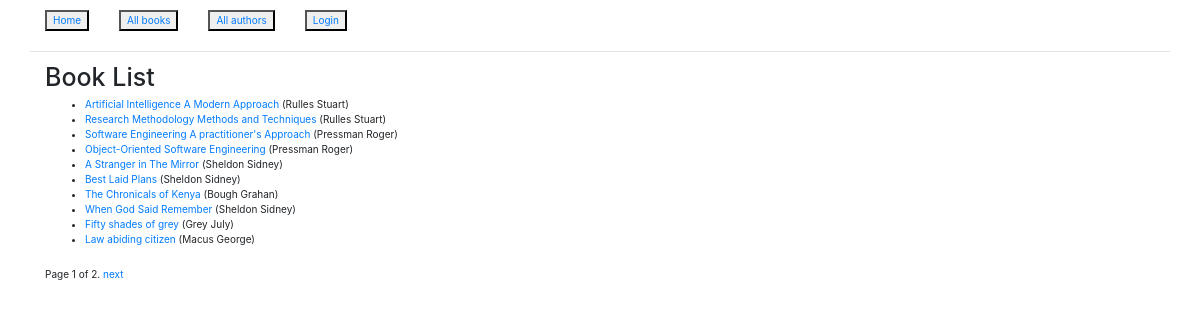
/catalog/books/, run on the app's committed database.
### catalog/models.py (models this page shows, shortened)
class Book(models.Model):
    title = models.CharField(max_length=200)
    author = models.ForeignKey('Author', on_delete=models.SET_NULL, null=True)
    summary = models.TextField(max_length=1000, help_text="Enter a brief description of the book")
    isbn = models.CharField('ISBN', max_length=13, help_text='13 Character <a href="https://www.isbn-international.org/content/what-isbn">ISBN number</a>')
    genre = models.ManyToManyField(Genre, help_text="Select a genre for this book")
    def get_absolute_url(self):
        return reverse('book-detail', args=[str(self.id)])
    def display_genre(self):
        """
        Creates a string for the Genre. This is required to display genre in Admin.
        """
        return ', '.join([ genre.name for genre in self.genre.all()[:3]])
    display_genre.short_description = 'Genre'

class Author(models.Model):
    first_name = models.CharField(max_length=100)
    last_name = models.CharField(max_length=100)
    date_of_birth = models.DateField(null=True, blank=True)
    date_of_death = models.DateField('Died', null=True, blank=True)
    def __str__(self):
        return '%s %s' % (self.last_name, self.first_name)
    class Meta:
        ordering = ['last_name']

### catalog/views.py (the view)
class BookListView(generic.ListView):
    model = Book
    paginate_by = 10

### catalog/templates/catalog/book_list.html (shortened to what this page needs)
{% extends "base_generic.html" %}
{% block content %}
    <h1>Book List</h1>
    {% if book_list %}
        <ul>
        {% for book in book_list %}
            <li><a href="{{ book.get_absolute_url }}">{{ book.title }}</a> ({{ book.author }}) </li>
        {% endfor %}
        </ul>
    {% else %}
        <p>There are no books in the library.</p>
    {% endif %}
{% endblock %}

### data on the page
Book: title "Artificial Intelligence A Modern Approach", author "Rulles Stuart"
Book: title "Research Methodology Methods and Techniques", author "Rulles Stuart"
Book: title "Software Engineering A practitioner's Approach", author "Pressman Roger"
Book: title "Object-Oriented Software Engineering", author "Pressman Roger"
Book: title "A Stranger in The Mirror", author "Sheldon Sidney"
Book: title "Best Laid Plans", author "Sheldon Sidney"
Book: title "The Chronicals of Kenya", author "Bough Grahan"
Book: title "When God Said Remember", author "Sheldon Sidney"
Book: title "Fifty shades of grey", author "Grey July"
Book: title "Law abiding citizen", author "Macus George"

### other printed values
{{ page_obj.number }} "1"
{{ page_obj.paginator.num_pages }} "2"
